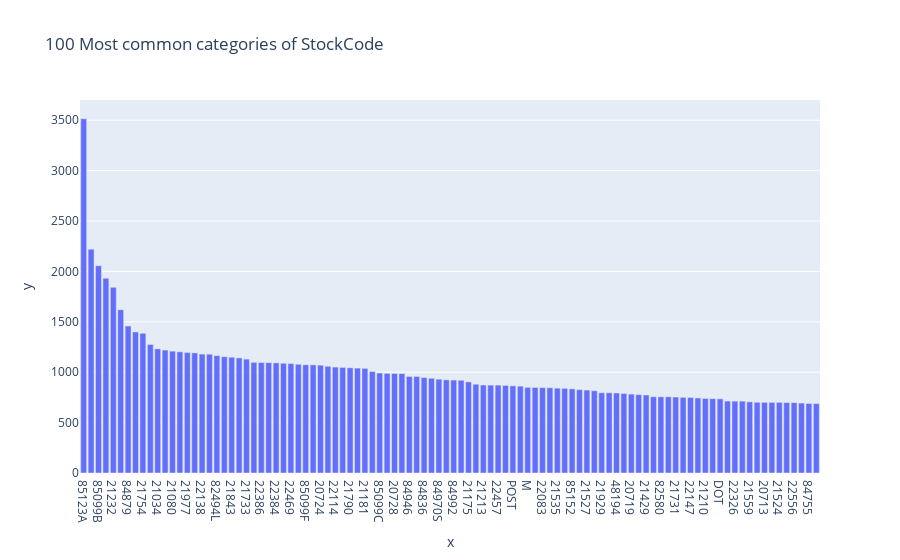

Notebook source saved alongside this figure:
### Markdown cell above
Podemos notar que en general, los clientes compran muchos artículos al mismo tiempo, lo cual se aprecia en que hay 28 816 valores únicos y en total son 525 461 elementos en total.

### Code cell
profile_serie(df_retail['StockCode'])

### Figure 1 — Plotly figure (JSON) as saved in the notebook; plotly's stock layout.template omitted (floating-point values rounded to 4 significant figures)
{"data": [{"alignmentgroup": "True", "hovertemplate": "x=%{x}<br>y=%{y}<extra></extra>", "legendgroup": "", "marker": {"color": "#636efa", "pattern": {"shape": ""}}, "name": "", "offsetgroup": "", "orientation": "v", "showlegend": false, "textposition": "auto", "type": "bar", "x": ["85123A", "22423", "85099B", "21212", "21232", "20725", "84879", "84991", "21754", "20914", "21034", "21931", "21080", "22139", "21977", "22383", "22138", "20727", "82494L", "22470", "21843", "21755", "21733", "21231", "22386", "22411", "22384", "48138", "22469", "20685", "85099F", "22197", "20724", "22382", "22114", "22111", "21790", "47566", "21181", "22086", "85099C", "20726", "20728", "82482", "84946", "22112", "84836", "22090", "84970S", "22149", "84992", "22355", "21175", "22356", "21213", "22077", "22457", "22379", "POST", "22178", "M", "21621", "22083", "21485", "21535", "20972", "85152", "84029E", "21527", "22189", "21929", "22585", "48194", "21928", "20719", "21791", "21429", "82486", "82580", "21166", "21731", "84978", "22147", "21975", "21210", "47591D", "DOT", "22910", "22326", "48187", "21559", "22551", "20713", "20723", "21524", "22865", "22556", "82600", "84755", "84997B"], "xaxis": "x", "y": [3516, 2221, 2057, 1933, 1843, 1620, 1458, 1400, 1386, 1276, 1232, 1220, 1209, 1203, 1196, 1192, 1180, 1179, 1165, 1154, 1149, 1142, 1130, 1098, 1096, 1095, 1093, 1089, 1086, 1079, 1074, 1073, 1070, 1059, 1051, 1048, 1044, 1041, 1038, 1007, 992, 989, 988, 987, 958, 958, 947, 940, 931, 924, 922, 920, 904, 881, 873, 872, 872, 869, 865, 862, 850, 849, 847, 846, 842, 840, 835, 827, 823, 816, 796, 796, 794, 789, 783, 778, 774, 757, 756, 756, 754, 751, 750, 745, 740, 738, 736, 714, 713, 713, 706, 702, 701, 701, 701, 699, 698, 694, 690, 689], "yaxis": "y"}], "layout": {"barmode": "relative", "legend": {"tracegroupgap": 0}, "title": {"text": "100 Most common categories of StockCode"}, "xaxis": {"anchor": "y", "domain": [0, 1], "title": {"text": "x"}}, "yaxis": {"anchor": "x", "domain": [0, 1], "title": {"text": "y"}}}}
